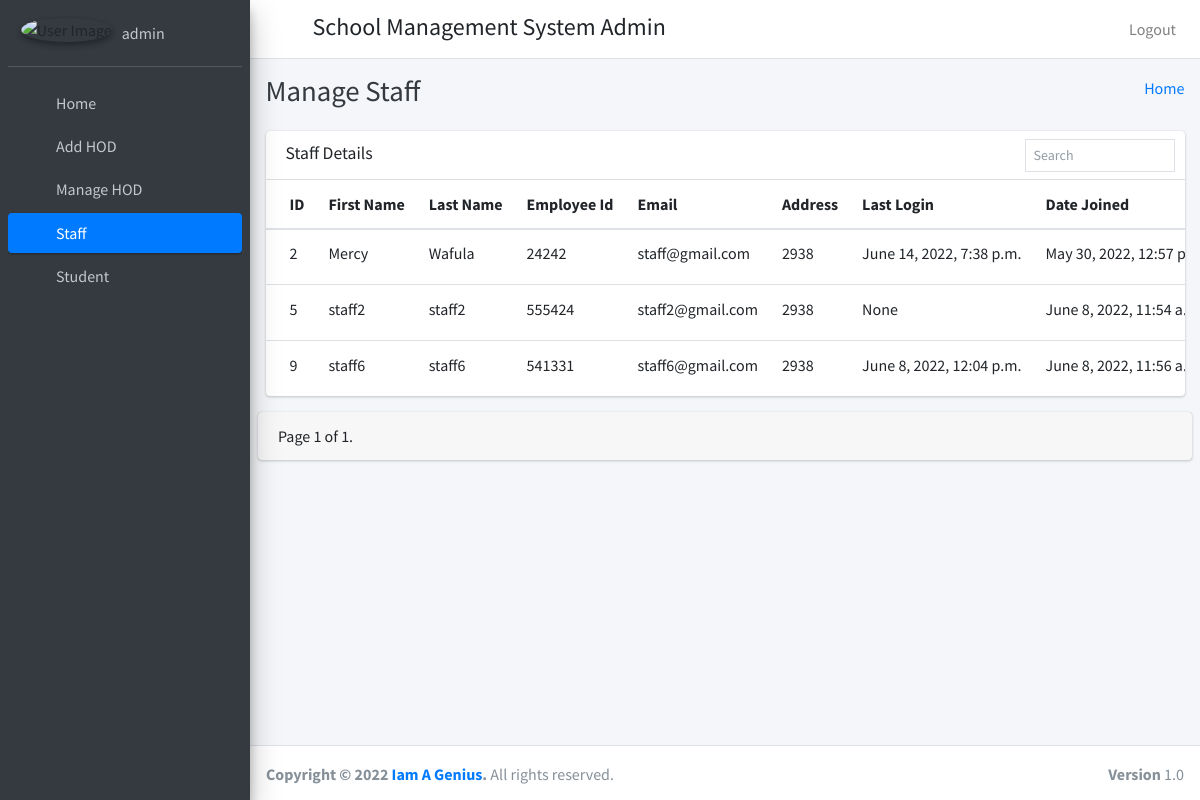
/Staff (signed in), run on an earlier commit of the app's database.
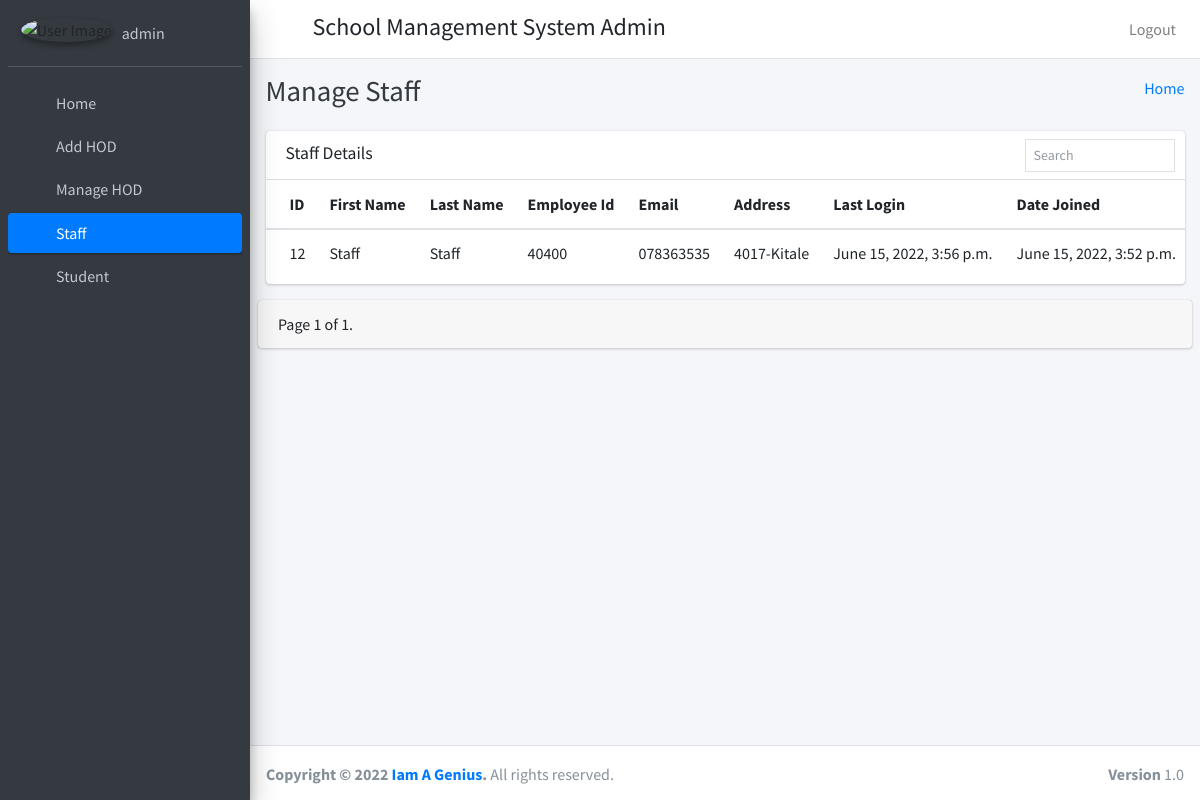
And on a later commit of the database.
### Student/models.py (models this page shows)
class staff(models.Model):
    id = models.AutoField(primary_key=True)
    admin = models.OneToOneField(CustomUser, on_delete=models.CASCADE)
    address = models.TextField()
    created_at = models.DateTimeField(auto_now_add=True)
    updated_at = models.DateTimeField(auto_now_add=True)
    fcm_token=models.TextField(default="")
    objects=models.Manager()

class CustomUser(AbstractUser):
    user_type_data=((1,"HOD"),(3,"staff"),(4,"student"),(2,"admin"))
    user_type= models.CharField(default=1, choices=user_type_data,max_length=10)

### Student/admin_views.py (the view)
# urls.py: path('Staff',admin_views.Staff,name="Staff"),
def Staff(request):
    staf = staff.objects.all()
    filterstaf = StaffFilter(request.GET,queryset=staf)
    staf = filterstaf.qs
    paginator = Paginator(staf, 10)
    page = request.GET.get('page',1)
    page_obj = paginator.get_page(page)
    page_range = paginator.get_elided_page_range(number=page,on_each_side=3,on_ends=2)
    try:
        staf = paginator.page(page)
    except PageNotAnInteger:
        staf = paginator.page(1)
    except EmptyPage:
        staf = paginator.page(paginator.num_pages)
    context = {
        'staf':staf,
        'filterstaf':filterstaf.form,
        'page_obj':page_obj,
        'page_range':page_range
    }
    return render(request,'admin_template/manage_staff.html',context)

### templates/admin_template/manage_staff.html (shortened to what this page needs)
{% extends 'admin_template/base.html' %}
{% block page_title %} Manage Staff {% endblock page_title %}
{% load static %}
{% load i18n %}
{% block main_content %}
<section class="content" xmlns="http://www.w3.org/1999/html">
    <div class="container-fluid">
       <div class="row">
          <div class="col-12">
            <div class="card">
              <div class="card-header">
                  <h3 class="card-title">Staff Details</h3>
                  <div class="card-tools">
                    <form method="get" class="form-inline">
                      <div class="input-group input-group-sm border" style="width: 150px;">
                        {{filterstaf.admin__username}}
                        <div class="input-group-append">
                          <button class="btn" type="submit">
                            <i class="fas fa-search"></i>
                          </button>
                        </div>
                      </div>
                    </form>
                  </div>
              </div>
              <div class="card-body table-responsive p-0">
                <table class="table table-hover text-nowrap">
                  <thead>
                    <tr>
                      <th>ID</th>
                      <th>First Name</th>
                      <th>Last Name</th>
                      <th>Employee Id</th>
                      <th>Email</th>
                      <th>Address</th>
                      <th>Last Login</th>
                      <th>Date Joined</th>
                    </tr>
                  </thead>
                  <tbody>
                  {% for staff in staf %}
                    <tr>
                      {% if staff.admin.id == 3 %}
                      {% else %}
                          <td>{{ staff.id }}</td>
                          <td>{{ staff.admin.first_name }}</td>
                          <td>{{ staff.admin.last_name }}</td>
                          <td>{{ staff.admin.username }}</td>
                          <td>{{ staff.admin.email }}</td>
                          <td>{{ staff.address }}</td>
                          <td>{{ staff.admin.last_login }}</td>
                          <td>{{ staff.admin.date_joined }}</td>
                      {% endif %}
                    </tr>
                  {% endfor %}
                  </tbody>
                </table>
              </div>
            </div>
          </div>
        </div>
      </div>
      <div class="card">
           <div class="card-footer">
              <div class="row">
                  <div class="col-lg-6">
                      <div class="pagination">
                          <span class="step-links">
                              <span class="current">
                                   Page  {{ page_obj.number }}  of  {{ page_obj.paginator.num_pages }}.
                              </span>
                          </span>
                      </div>
                  </div>
                  <div class="col-lg-6">
                  </div>
              </div>
          </div>
      </div>
</section>
{% endblock main_content %}

What changed in the data, as far as the page shows it:
removed staff: id "2", admin.first_name "Mercy", admin.last_name "Wafula", admin.username "24242", admin.email "staff@gmail.com", address "2938", admin.last_login "June 14, 2022, 7:38 p.m.", admin.date_joined "May 30, 2022, 12:57…"
removed staff: id "5", admin.first_name "staff2", admin.last_name "staff2", admin.username "555424", admin.email "staff2@gmail.com", address "2938", admin.last_login "None", admin.date_joined "June 8, 2022, 11:54…"
removed staff: id "9", admin.first_name "staff6", admin.last_name "staff6", admin.username "541331", admin.email "staff6@gmail.com", address "2938", admin.last_login "June 8, 2022, 12:04 p.m.", admin.date_joined "June 8, 2022, 11:56…"
added staff: id "12", admin.first_name "Staff", admin.last_name "Staff", admin.username "40400", admin.email "078363535", address "4017-Kitale", admin.last_login "June 15, 2022, 3:56 p.m.", admin.date_joined "June 15, 2022, 3:52 p.m."
